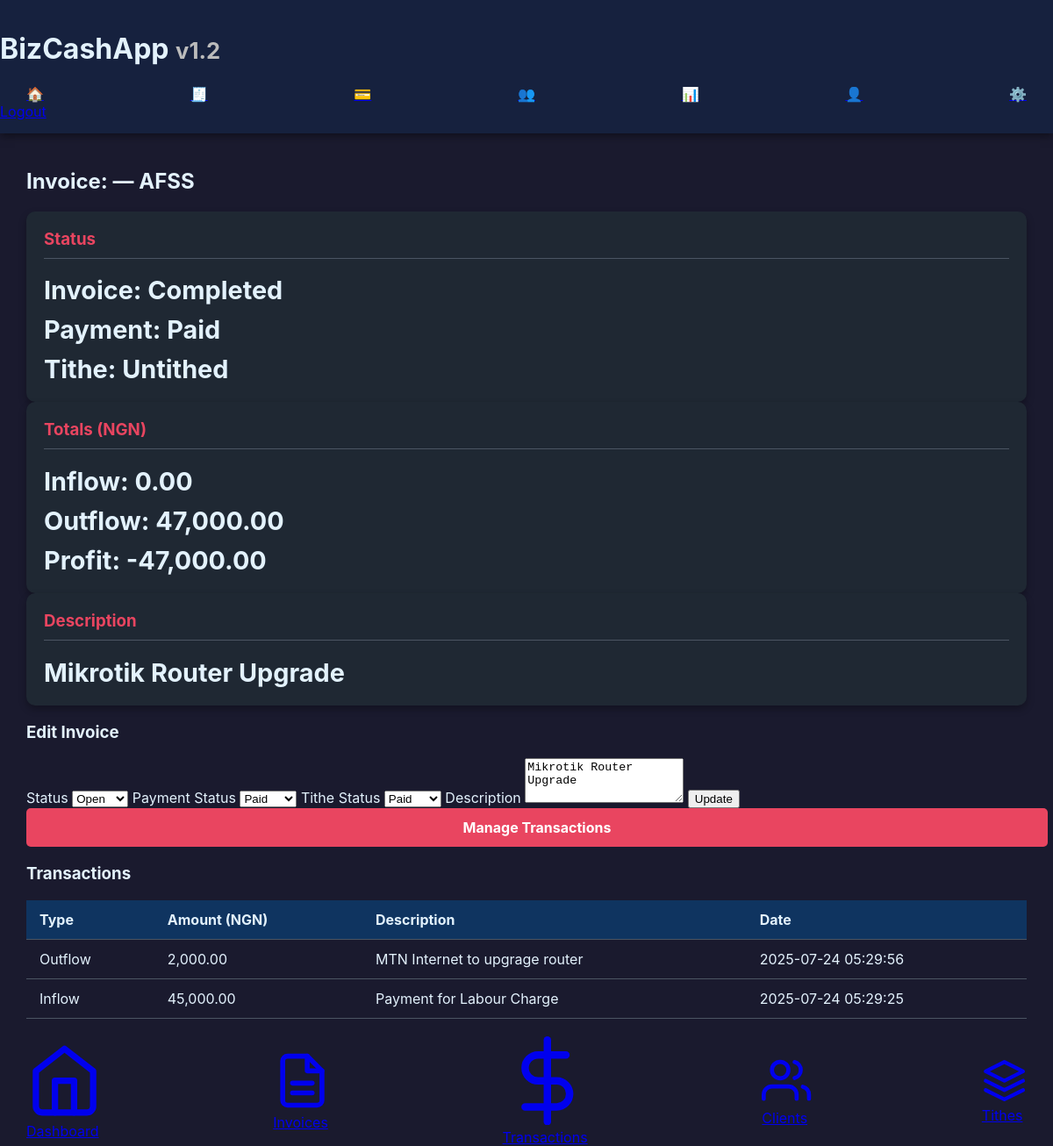
/invoice_detail.php?id=7 (signed in), run on the app's committed database.
### tables this page shows
CREATE TABLE `invoices` (
  `id` int NOT NULL,
  `invoice_display_id` varchar(255) DEFAULT NULL,
  `client_id` int NOT NULL,
  `invoice_date` date NOT NULL,
  `description` text,
  `status` enum('Open','Completed') NOT NULL DEFAULT 'Open',
  `payment_status` enum('Unpaid','Paid') NOT NULL DEFAULT 'Unpaid',
  `tithe_status` enum('Untithed','Tithed') NOT NULL DEFAULT 'Untithed',
  `created_at` timestamp NOT NULL DEFAULT CURRENT_TIMESTAMP
);

CREATE TABLE `clients` (
  `id` int NOT NULL,
  `name` varchar(255) NOT NULL,
  `email` varchar(255) DEFAULT NULL,
  `phone` varchar(50) DEFAULT NULL,
  `created_at` timestamp NOT NULL DEFAULT CURRENT_TIMESTAMP
);

CREATE TABLE `transactions` (
  `id` int NOT NULL,
  `invoice_id` int NOT NULL,
  `type` enum('Inflow','Outflow') NOT NULL,
  `amount` decimal(10,2) NOT NULL,
  `description` varchar(255) NOT NULL,
  `transaction_date` date NOT NULL,
  `created_at` timestamp NOT NULL DEFAULT CURRENT_TIMESTAMP
);

### config.php (called while the page is built)
<?php
return [
    'db' => [
        'host' => 'localhost',
        'user' => 'cyberros_aiuser',
        'pass' => 'Admin4gpt*',
        'name' => 'cyberros_bizcashapp',
    ],
    'app' => [
        'version' => '1.2',
        'currency' => 'NGN',
        'country' => 'Nigeria',
        'tax_enabled' => false,
        'tax_rate' => 7.5,
        'admin_user' => [
            'username' => 'admin',
            'password_hash' => null,
            'role' => 'admin'
        ],
    ],
];
?>

### invoice_detail.php (the view, shortened to what this page needs)
<?php
include 'header.php';
$id = isset($_GET['id']) ? (int)$_GET['id'] : 0;
$stmt = $conn->prepare("SELECT invoices.*, clients.name AS client_name FROM invoices LEFT JOIN clients ON invoices.client_id = clients.id WHERE invoices.id = ?");
$stmt->bind_param('i', $id);
$stmt->execute();
$invoice = $stmt->get_result()->fetch_assoc();
$tres = $conn->prepare("SELECT * FROM transactions WHERE invoice_id = ? ORDER BY created_at DESC");
$tres->bind_param('i', $id);
$tres->execute();
$transactions = $tres->get_result();
$inflow = 0; $outflow = 0;
if ($transactions && $transactions->num_rows > 0) {
    while ($t = $transactions->fetch_assoc()) {
        if ($t['type'] === 'inflow') $inflow += (float)$t['amount'];
        else $outflow += (float)$t['amount'];
    }
    $tres = $conn->prepare("SELECT * FROM transactions WHERE invoice_id = ? ORDER BY created_at DESC");
    $tres->bind_param('i', $id);
    $tres->execute();
    $transactions = $tres->get_result();
}
$profit = $inflow - $outflow;
$config = include __DIR__ . '/config.php';
$currency = $config['app']['currency'] ?? 'NGN';
?>
<div class="container">
    <h2>Invoice: <?= htmlspecialchars($invoice['invoice_id']) ?> — <?= htmlspecialchars($invoice['client_name'] ?? 'Unknown') ?></h2>
    <div class="cards">
        <div class="card">
            <h3>Status</h3>
            <p>Invoice: <?= htmlspecialchars($invoice['status']) ?></p>
            <p>Payment: <?= htmlspecialchars($invoice['payment_status']) ?></p>
            <p>Tithe: <?= htmlspecialchars($invoice['tithe_status']) ?></p>
        </div>
        <div class="card">
            <h3>Totals (<?= htmlspecialchars($currency) ?>)</h3>
            <p>Inflow: <?= number_format($inflow, 2) ?></p>
            <p>Outflow: <?= number_format($outflow, 2) ?></p>
            <p>Profit: <?= number_format($profit, 2) ?></p>
        </div>
        <div class="card">
            <h3>Description</h3>
            <p><?= nl2br(htmlspecialchars($invoice['description'])) ?></p>
        </div>
    </div>
    <h3>Edit Invoice</h3>
    <form method="post">
        <label>Status
            <select name="status">
                <?php $s = $invoice['status']; ?>
                <option value="Open" <?= $s==='Open'? 'selected':'' ?>>Open</option>
            </select>
        </label>
        <label>Payment Status
            <select name="payment_status">
                <?php $ps = $invoice['payment_status']; ?>
                <option value="Paid" <?= $ps==='Paid'? 'selected':'' ?>>Paid</option>
            </select>
        </label>
        <label>Tithe Status
            <select name="tithe_status">
                <?php $ts = $invoice['tithe_status']; ?>
                <option value="Paid" <?= $ts==='Paid'? 'selected':'' ?>>Paid</option>
            </select>
        </label>
        <label>Description
            <textarea name="description" rows="3"><?= htmlspecialchars($invoice['description']) ?></textarea>
        </label>
        <button type="submit">Update</button>
        <a class="btn" href="transactions.php?invoice_id=<?= (int)$invoice['id'] ?>">Manage Transactions</a>
    </form>
    <h3>Transactions</h3>
    <table>
        <thead>
            <tr>
                <th>Type</th>
                <th>Amount (<?= htmlspecialchars($currency) ?>)</th>
                <th>Description</th>
                <th>Date</th>
            </tr>
        </thead>
        <tbody>
        <?php if ($transactions && $transactions->num_rows > 0): ?>
            <?php while ($t = $transactions->fetch_assoc()): ?>
                <tr>
                    <td><?= htmlspecialchars($t['type']) ?></td>
                    <td><?= number_format((float)$t['amount'], 2) ?></td>
                    <td><?= htmlspecialchars($t['description']) ?></td>
                    <td><?= htmlspecialchars($t['created_at']) ?></td>
                </tr>
            <?php endwhile; ?>
        <?php else: ?>
            <tr><td colspan="4">No transactions for this invoice.</td></tr>
        <?php endif; ?>
        </tbody>
    </table>
</div>
<?php require_once 'footer.php'; ?>

### style.css (style rules this page uses)
:root { --primary-bg: #1a1a2e; --secondary-bg: #16213e; --tertiary-bg: #0f3460; --card-bg: #1f2833; --text-color: #e3f2fd; --primary-accent: #e94560; --secondary-accent: #53bf9d; --green: #28a745; --orange: #fd7e14; --blue: #007bff; --light-gray: #c5c6c7; --border-color: #4b5563; }
body { margin: 0; font-family: -apple-system, BlinkMacSystemFont, "Segoe UI", Roboto, "Helvetica Neue", Arial, sans-serif; background-color: var(--primary-bg); color: var(--text-color); font-size: 16px; display: flex; flex-direction: column; min-height: 100vh; }
.container { width: 95%; max-width: 1200px; margin: 0 auto; padding: 20px 10px; flex: 1; }
.btn { display: inline-block; width: 100%; padding: 12px; border: none; border-radius: 5px; background-color: var(--primary-accent); color: white; font-size: 1rem; font-weight: bold; text-align: center; cursor: pointer; transition: background-color 0.3s ease; text-decoration: none; }
.card { background-color: var(--card-bg); padding: 20px; border-radius: 10px; box-shadow: 0 4px 8px rgba(0,0,0,0.3); }
.card h3 { margin-top: 0; color: var(--primary-accent); border-bottom: 1px solid var(--border-color); padding-bottom: 10px; }
.card p { font-size: 1.8rem; font-weight: bold; margin: 10px 0 0; }
table { width: 100%; border-collapse: collapse; white-space: nowrap; }
th, td { padding: 12px 15px; text-align: left; border-bottom: 1px solid var(--border-color); }
th { background-color: var(--tertiary-bg); }

### data on the page
invoices: client.name "AFSS", status "Completed", payment_status "Paid", tithe_status "Untithed", description "Mikrotik Router Upgrade"
transactions: type "Outflow", amount "2,000.00", description "MTN Internet to upgrage router", created_at "2025-07-24 05:29:56"
transactions: type "Inflow", amount "45,000.00", description "Payment for Labour Charge", created_at "2025-07-24 05:29:25"

### other printed values
$appVersion "1.2"
$currency "NGN"
$inflow "0.00"
$outflow "47,000.00"
$profit "-47,000.00"
